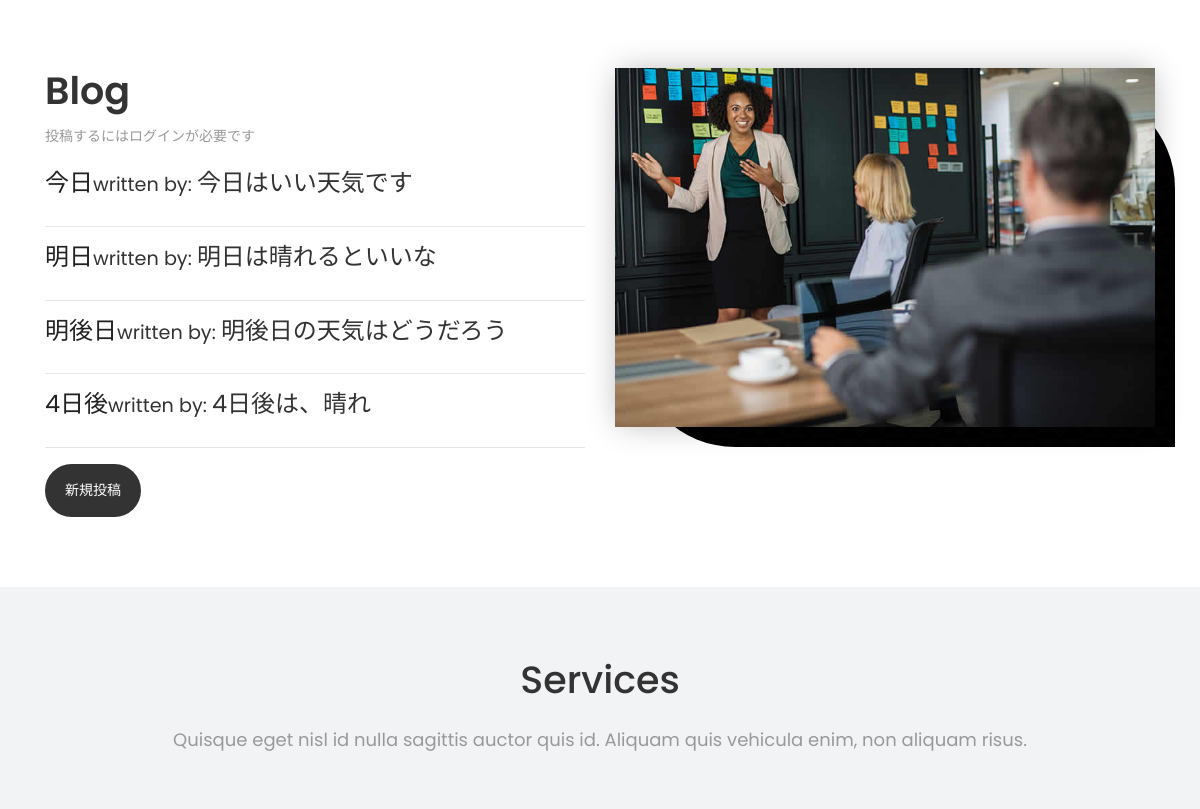
/ (middle part), run on an earlier commit of the app's database.
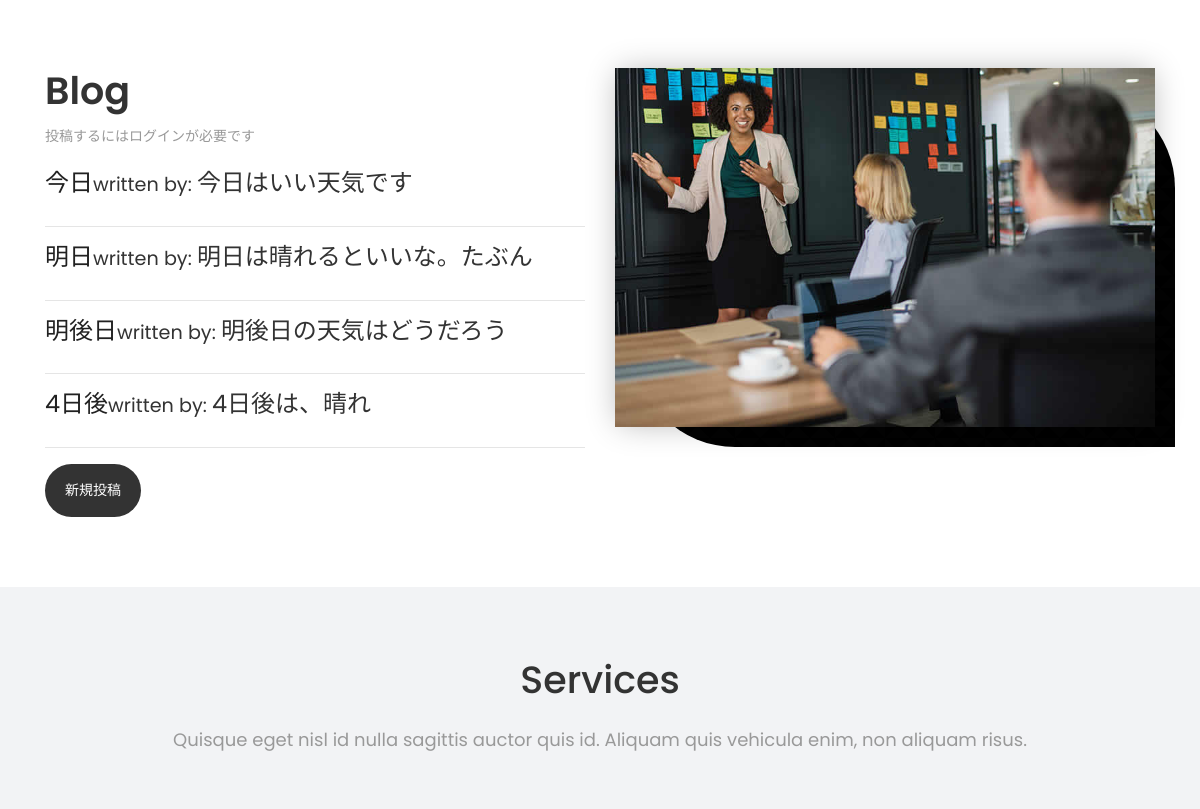
And on a later commit of the database.
### blog/models.py (models this page shows, shortened)
class BlogModel(models.Model):
    title = models.CharField(max_length=100)
    memo = models.TextField()
    duedate = models.DateField()

### blog/views.py (the view)
# urls.py: path('', BlogListView.as_view(), name='list'),
class BlogListView(ListView):
    model = BlogModel
    template_name = "blog/home.html"

### blog/templates/blog/home.html (shortened to what this page needs)
{% load static %}
<!DOCTYPE html>
<html lang="en">
<link rel="stylesheet" type="text/css" href="{% static 'css/bootstrap.min.css' %}">
<link rel="stylesheet" type="text/css" href="{% static 'css/style.css' %}">
<link rel="stylesheet" type="text/css" href="{% static 'css/responsive.css' %}">
<link rel="stylesheet" type="text/css" href="{% static 'css/custom.css' %}">
</head>
<body id="page-top" class="politics_version">
    <div id="about" class="section wb">
        <div class="container">
            <div class="row">
                <div class="col-md-6">
                    <div class="message-box">
                        <h2>Blog</h2>
                        <p>投稿するにはログインが必要です</p>
                        {% for blog in object_list %}
                        <h1><a href="{% url 'detail' blog.pk %}">{{ blog.title }}</a><small>written by:
                            </small><span>{{ blog.memo }}</span></h1>
                        <hr>
                        {% endfor %}
                        <a href="#" class="sim-btn hvr-bounce-to-top"><span>新規投稿</span></a>
                    </div>
                </div>
                <div class="col-md-6">
                    <div class="right-box-pro wow fadeIn">
                        <img src="static/img/about_04.jpg" alt="" class="img-fluid img-rounded">
                    </div>
                </div>
            </div>
        </div>
    </div>
    <div id="services" class="section lb">
        <div class="container">
            <div class="section-title text-center">
                <h3>Services</h3>
                <p>Quisque eget nisl id nulla sagittis auctor quis id. Aliquam quis vehicula enim, non aliquam risus.
                </p>
            </div>
        </div>
    </div>
</body>
</html>

What changed in the data, as far as the page shows it:
changed BlogModel "明日": memo "明日は晴れるといいな" → "明日は晴れるといいな。たぶん"
